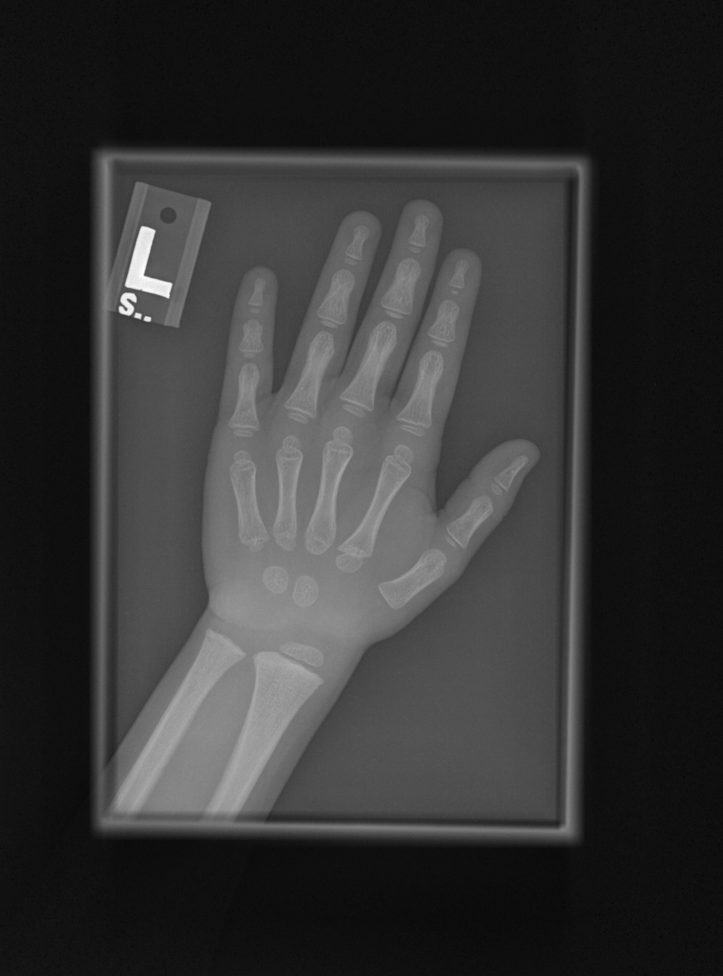
#> input picture yolov8/bonedetect/test_1544.png, 723 x 976 px, shrunk from 1514 x 2044 before the run; its folder holds only this picture in this run
$ python -i enhance.py   (imports and definitions only)
#> lines starting #> are read from the running program, lines starting #| are printed output that depends on the picture
#> further down, picture is the input picture: shape (976, 723, 3); min 6, max 254, mean 52.6
import cv2
from pathlib import Path
from tqdm import tqdm


def enhance(img):
    lab = cv2.cvtColor(img, cv2.COLOR_BGR2LAB)
#> lab: shape (976, 723, 3); mean of channels 0, 1, 2 53.9, 128, 128
    l, a, b = cv2.split(lab)
#> a: shape (976, 723); every value is 128

    clahe = cv2.createCLAHE(clipLimit=3.0, tileGridSize=(8, 8))
    cl = clahe.apply(l)
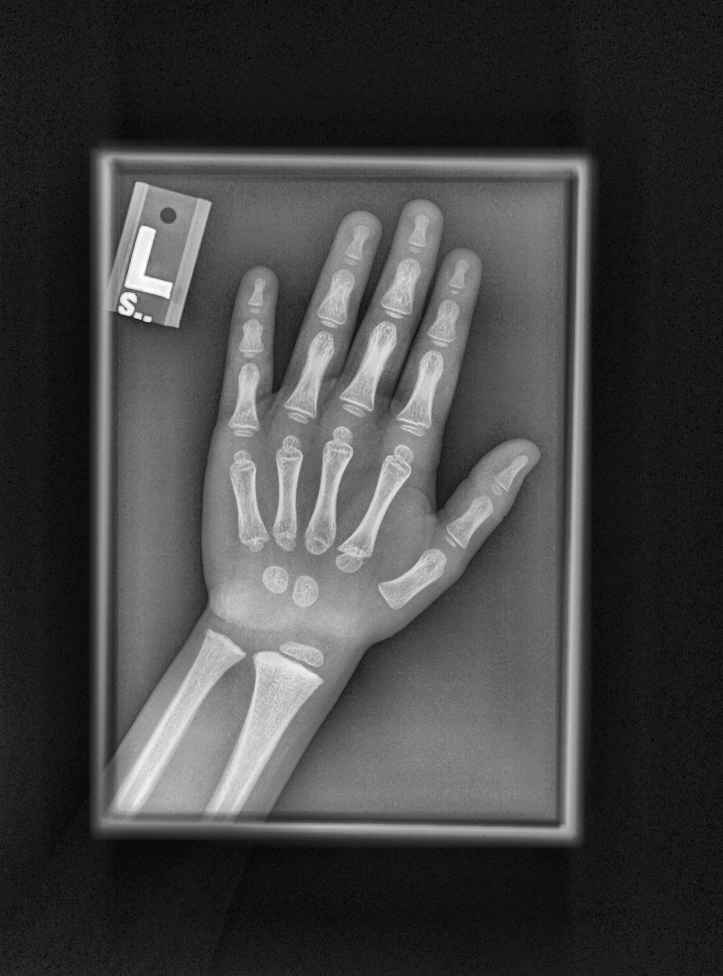
#> cl: shape (976, 723); min 4, max 255, mean 67.8

    limg = cv2.merge((cl, a, b))
#> limg: shape (976, 723, 3); mean of channels 0, 1, 2 67.8, 128, 128
    return cv2.cvtColor(limg, cv2.COLOR_LAB2BGR)


def process_folder(src_dir, dst_dir):
    src_dir = Path(src_dir)
    dst_dir = Path(dst_dir)
    dst_dir.mkdir(parents=True, exist_ok=True)

    for img_path in tqdm(list(src_dir.glob("*.*"))):
        img = cv2.imread(str(img_path))

        if img is None:
            print(f"读取失败: {img_path}")
            continue

        enhanced = enhance(img)

        # ✅ 保存
        cv2.imwrite(str(dst_dir / img_path.name), enhanced)


# 🚀 执行
# [2 lines not run here, left out]

>>> import cv2
>>> picture = cv2.imread('../test_1544.png')
>>> result = enhance(picture)
